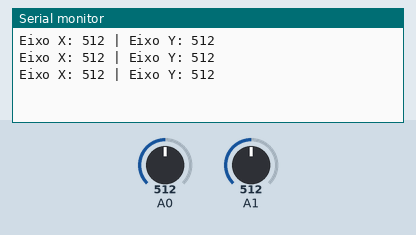
Simulated run of this sketch. Board: Arduino Uno, built with avr-gcc and run on an emulated ATmega328P. Shown: the last lines printed to the serial monitor. The test bench sets the inputs (shaded band); at power-on: A0 = 512, A1 = 512.

Above: at 1.3 s.
1.4 s: A0 set to 716
At 1.9 s:
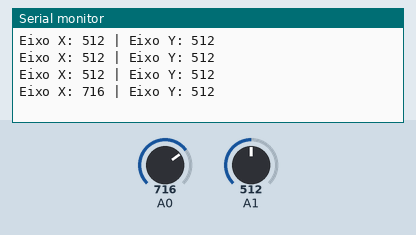
2.9 s: A1 set to 716
At 3.4 s:
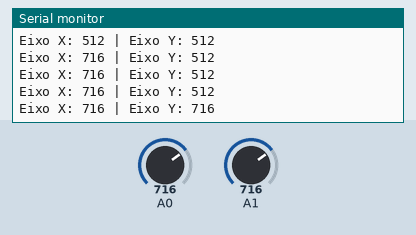
4.4 s: A0 set to 900
At 4.9 s:
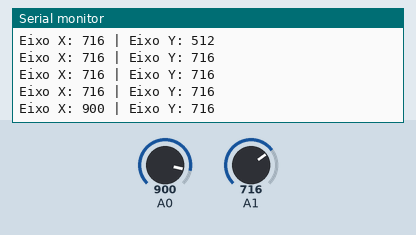
5.9 s: A1 set to 900
At 6.4 s:
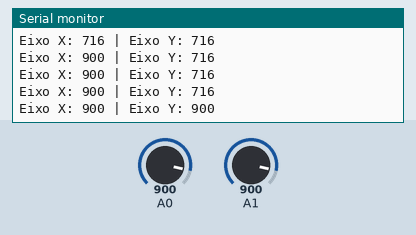
Timing chart, 0 to 8.4 s (numbered marks = the images above; inputs shaded):
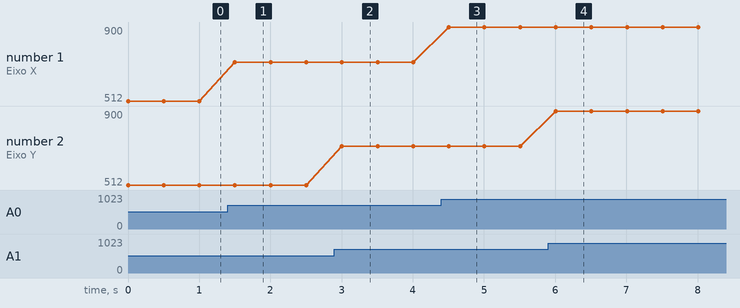

Measured:
- after the input at 1.4 s, the serial monitor: prints a new line after 0.10 s (image 1)
- after the input at 2.9 s, the serial monitor: prints a new line after 0.10 s (image 2)
- after the input at 4.4 s, the serial monitor: prints a new line after 0.11 s (image 3)
- after the input at 5.9 s, the serial monitor: prints a new line after 0.11 s (image 4)
- plotted number 1: 512 → 716 after the input at 1.4 s, 716 → 900 after the input at 4.4 s

The sketch:

potenciometro.ino
```cpp
void setup() {
    Serial.begin(9600);
}

void loop() {
    int eixoX = analogRead(A0);
    int eixoY = analogRead(A1);

    Serial.print("Eixo X: ");
    Serial.print(eixoX);
    Serial.print(" | Eixo Y: ");
    Serial.println(eixoY);

    delay(500); // Aguarda meio segundo antes da próxima leitura
}
```
